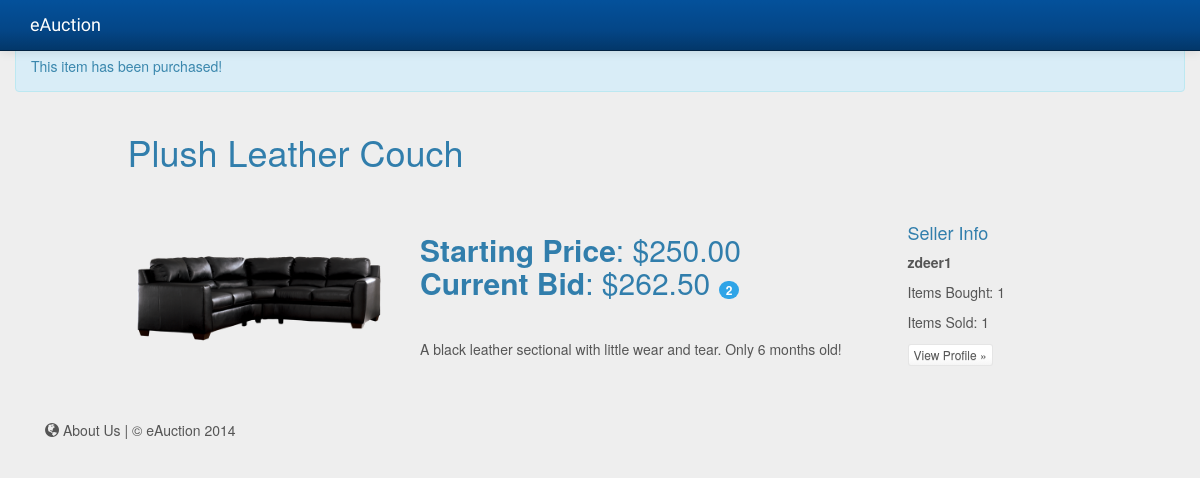
The page /shop/item.php?id=1 on the database its author committed.
### tables this page shows
CREATE TABLE items (
    item_id INTEGER AUTO_INCREMENT,
    seller_id INTEGER DEFAULT 0,
    name VARCHAR(255),
    description TEXT,
    starting_price DECIMAL(10,2),
    buy_it_now_price DECIMAL(10,2) DEFAULT 0.00,
    reserve_price DECIMAL(10,2),
    start_time DATETIME,  
    location VARCHAR(255),
    url TEXT,
    template ENUM('1','2','3'),
    PRIMARY KEY (item_id),
    FOREIGN KEY (seller_id) REFERENCES users (user_id) 
        ON DELETE NO ACTION
);

CREATE TABLE item_pictures (
    picture_id INTEGER AUTO_INCREMENT,
    item_id INTEGER,
    url TEXT,
    PRIMARY KEY (picture_id),
    FOREIGN KEY (item_id) REFERENCES items (item_id)
        ON DELETE CASCADE
);

CREATE TABLE users (
    user_id INTEGER AUTO_INCREMENT,
    username VARCHAR(255) NOT NULL,
    password CHAR(64) NOT NULL,
	salt CHAR(16) NOT NULL,
    name VARCHAR(255),
    email VARCHAR(255),
    phone_number CHAR(10),
    description TEXT,
    public_location VARCHAR(255),
    url TEXT,
    user_type ENUM('person', 'company'),
    `admin` TINYINT(1) DEFAULT 0,
    PRIMARY KEY (user_id)
);

### inc/functions.php (called while the page is built, shortened)
<?php
	function getItemCount($userid, $db) {
		$data = array();
		$data['success'] = false;
		$query = "
            SELECT COUNT(u.user_id)
            FROM users u, won_items w, items i
            WHERE
                u.user_id = :userid
				AND u.user_id = i.seller_id
				AND i.item_id = w.item_id
        ";
        $query_params = array(
            ':userid' => $userid
        );
        try
        {
            $stmt = $db->prepare($query);
            $result = $stmt->execute($query_params);
        }
        catch(PDOException $ex)
        {
            die($ex);
        }
        $row = $stmt->fetch();
        if ($row) {
        	$data['success'] = true;
        	$data['user_data'] = $row;
        }
        else{
        	$data['success'] = false;
        	$data['message'] = "No items found with that user id number.";
			$data['user_data'] = null;
        	return $data;
        }
        return $data;
	}
	function getPics($item_id, $db) {
		$data = array();
		$data['success'] = false;
		$query = "
            SELECT p.url
            FROM item_pictures p, items i
            WHERE i.item_id = :item_id
			AND i.item_id = p.item_id
        ";
        $query_params = array(
            ':item_id' => $item_id
        );
        try
        {
            $stmt = $db->prepare($query);
            $result = $stmt->execute($query_params);
        }
        catch(PDOException $ex)
        {
            die($ex);
        }
        $row = $stmt->fetchAll();
        if ($row) {
        	$data['success'] = true;
        	$data['picture_data'] = $row;
        }
        else{
        	$data['success'] = false;
        	$data['message'] = "No pictures found with that item id number.";
			$data['picture_data'] = null;
        	return $data;
        }
        return $data;
	}
	function itemInfo($item_id, $db)
	{
		$data = array();
		$data['success'] = false;
		$query = "
            SELECT i.item_id, i.seller_id, i.name, i.description, i.starting_price, i.buy_it_now_price, i.reserve_price, i.location, u.username, u.public_location, i.template
            FROM items i, users u
            WHERE i.item_id = :item_id
			AND i.seller_id = u.user_id
        ";
        $query_params = array(
            ':item_id' => $item_id
        );
        try
        {
            $stmt = $db->prepare($query);
            $result = $stmt->execute($query_params);
        }
        catch(PDOException $ex)
        {
            die($ex);
        }
        $row = $stmt->fetch();
        if ($row) {
        	$data['success'] = true;
        	$data['item_data'] = $row;
        }
        else{
        	$data['success'] = false;
        	$data['message'] = "No item found with that item id number.";
			$data['item_data'] = null;
        	return $data;
        }
        return $data;
	}
	function highestBid($item_id, $db)
	{
		$query = "
            SELECT MAX(price) as max_price
            FROM bids
            WHERE item_id = :item_id
        ";
        $query_params = array(
            ':item_id' => $item_id
        );
        try
        {
            $stmt = $db->prepare($query);
            $result = $stmt->execute($query_params);
        }
        catch(PDOException $ex)
        {
            die($ex);
        }
        $row = $stmt->fetch();
        if ($row) {
        	$max_price = $row['max_price'];
        }
        else{
			$max_price = '0.00';
        }
        return $max_price;
	}
	function itemsBought($user_id, $db)
	{
		$data = array();
		$data['success'] = false;
		$query = "
            SELECT COUNT(w.winning_bid) as bids_won_count
            FROM won_items w, users u, bids b, credit_cards c
            WHERE u.user_id = :user_id
			AND w.winning_bid = b.bid_id
			AND c.card_id = b.card_id
			AND c.user_id = u.user_id
        ";
        $query_params = array(
            ':user_id' => $user_id
        );
        try
        {
            $stmt = $db->prepare($query);
            $result = $stmt->execute($query_params);
        }
        catch(PDOException $ex)
        {
            die($ex);
        }
        $row = $stmt->fetch();
        if ($row) {
        	$data['success'] = true;
        	$data['bid_data'] = $row;
        }
        else{
        	$data['success'] = false;
        	$data['message'] = "No item found with that item id number.";
			$data['bid_data'] = null;
        	return $data;
        }
        return $data;
	}
	function numBids($item_id, $db)
	{
		$query = "SELECT COUNT(*) as count
				  FROM bids
				  WHERE item_id=:item_id";
		$query_params = array(':item_id'=>$item_id);
		try
		{
			$stmt = $db->prepare($query);
			$result = $stmt->execute($query_params);
		}
		catch(PDOException $ex)
		{
			die($ex);
		}
		$row = $stmt->fetch();
		if ($row)
		{
			$count = $row['count'];
		}
		else
		{
			$count = 0;
		}
		return $count;
	}
	function checkIfOver($item_id, $db)
	{
		$data = array();
		$data['success'] = false;
		$query = "
            SELECT w.item_id
            FROM won_items w
            WHERE w.item_id = :item_id
        ";
        $query_params = array(
            ':item_id' => $item_id
        );
        try
        {
            $stmt = $db->prepare($query);
            $result = $stmt->execute($query_params);
        }
        catch(PDOException $ex)
        {
            die($ex);
        }
        $row = $stmt->fetchAll();
        if ($row) {
        	$data['success'] = true;
        	$data['item_data'] = $row;
        }
        else{
        	$data['success'] = false;
        	$data['message'] = "No item found with that item id number.";
			$data['item_data'] = null;
        	return $data;
        }
        return $data;
	}
?>

### shop/item.php (the view, shortened to what this page needs)
<?php
    require_once("../inc/header.php");
	$item_id = $_GET['id'];
	$test = itemInfo($item_id, $db);
	$pics = getPics($item_id, $db);
	$total_bought = itemsBought($test['item_data']['seller_id'], $db);
    $item_count = getItemCount($test['item_data']['seller_id'], $db);
	$highest_bid = highestBid($item_id, $db);
	$check = checkIfOver($item_id, $db);
	$count = numBids($item_id, $db);
?>
    <div class="container">
<?php	if($check['success'])
		{
?>
		<div class="row">
			<div class='alert alert-info'>This item has been purchased!</div>
		</div>
<?php
		}
?>
      <div class="row">
        <div class="col-md-1">
        </div>
        <div class="col-md-10">
		  <h1><?php echo $test['item_data']['name']?></h1>
          <hr />
        </div>
        <div class="col-md-1">
        </div>
      </div>
    </div>
    <div class="container marketing">
      <div class="row">
        <div class="col-lg-1"></div>
        <div class="col-lg-3">
          <center>
			  <?php if (!empty($pics['picture_data']))
			  {
				?>
						<img class="img-thubmnail" name="mypic" src="../<?php echo $pics['picture_data'][0]['url']?>" style="height: auto; max-height: 200px; width: auto; max-width: 250px;" >
				<?php
				}
			  ?>
          </center>
        </div>
        <div class="col-lg-5">
          <h2><b>Starting Price</b>: $<?php echo $test['item_data']['starting_price'] ?><br />
		  <b>Current Bid</b>: $<?php echo $highest_bid ?> <span class="badge"><?php echo $count ?></span><br />
		  <br/>
          <p><?php echo $test['item_data']['description']?></p>
        </div>
        <div class="col-lg-2">
          <h4>Seller Info</h4>
          <p><b><?php echo $test['item_data']['username']?></b></p>
		  <?php if (!empty($total_bought))
		  {
		  ?>
			<p>Items Bought: <?php echo $total_bought['bid_data']['bids_won_count']?></p>
		  <?php
		  }
		  ?>
		  <?php if (!empty($total_bought))
		  {
		  ?>
			<p>Items Sold: <?php echo $item_count['user_data']['COUNT(u.user_id)'] ?></p>
		  <?php
		  }
		  ?>
          <p><a class="btn btn-default btn-xs" class="btn btn-primary" href="../user/profile.php?id=<?php echo $test['item_data']['seller_id']?>" role="button">View Profile &raquo;</a></p>
        </div>
        <div class="col-lg-1"></div>
      </div>
      <?php require_once("../inc/footer.php"); ?>

### inc/css/jumbotron.css (style rules this page uses)
body { padding-top: 50px; padding-bottom: 20px; }

### shop/item.php (style rules this page uses)
body { padding-top: 40px; padding-bottom: 40px; background-color: #eee; }

### rows shown on the page
items: name "Plush Leather Couch", starting_price "250.00", description "A black leather sectional with little wear and tear. Only 6 months old!", seller.username "zdeer1"
item_pictures: url (picture)

### other values the page prints
$highest_bid "262.50"
$count "2"
$total_bought['bid_data']['bids_won_count'] "1"
$item_count['user_data']['COUNT(u.user_id)'] "1"
